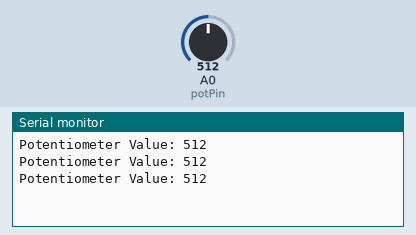
Bench run of a sketch on a simulated Arduino Uno, built with avr-gcc and run on an emulated ATmega328P. Shown: the last lines printed to the serial monitor. Inputs (shaded band) come from the test bench; at power-on: A0 (potPin) = 512.

Above: at 1.3 s.
1.4 s: A0 (potPin) set to 716
At 1.9 s:
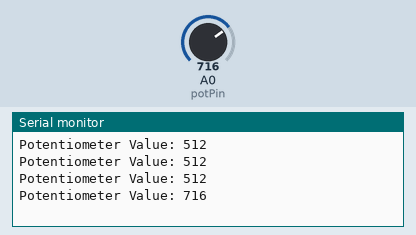
2.9 s: A0 (potPin) set to 900
At 3.4 s:
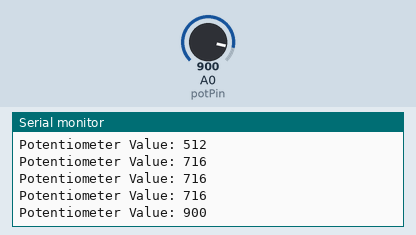
Timing chart, 0 to 5.9 s (numbered marks = the images above; inputs shaded):
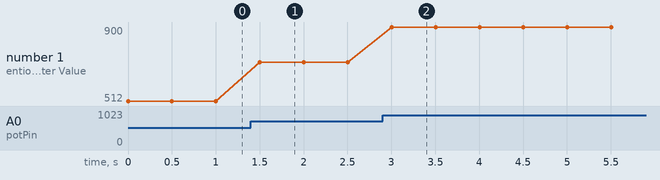

Measured:
- after the input at 1.4 s, the serial monitor: prints a new line after 0.10 s (image 1)
- after the input at 2.9 s, the serial monitor: prints a new line after 0.10 s (image 2)
- plotted number 1: 512 → 716 after the input at 1.4 s, 716 → 900 after the input at 2.9 s

The sketch:

VEX-Potentiometer.ino
```cpp
const int potPin = A0; // Pin where the potentiometer is connected

void setup() {
  Serial.begin(9600); // Start the serial communication at 9600 baud rate
}

void loop() {
  int potValue = analogRead(potPin); // Read the value from the potentiometer
  Serial.print("Potentiometer Value: ");
  Serial.println(potValue); // Print the value to the Serial Monitor
  delay(500); // Wait for 500 milliseconds before the next reading
}
```
